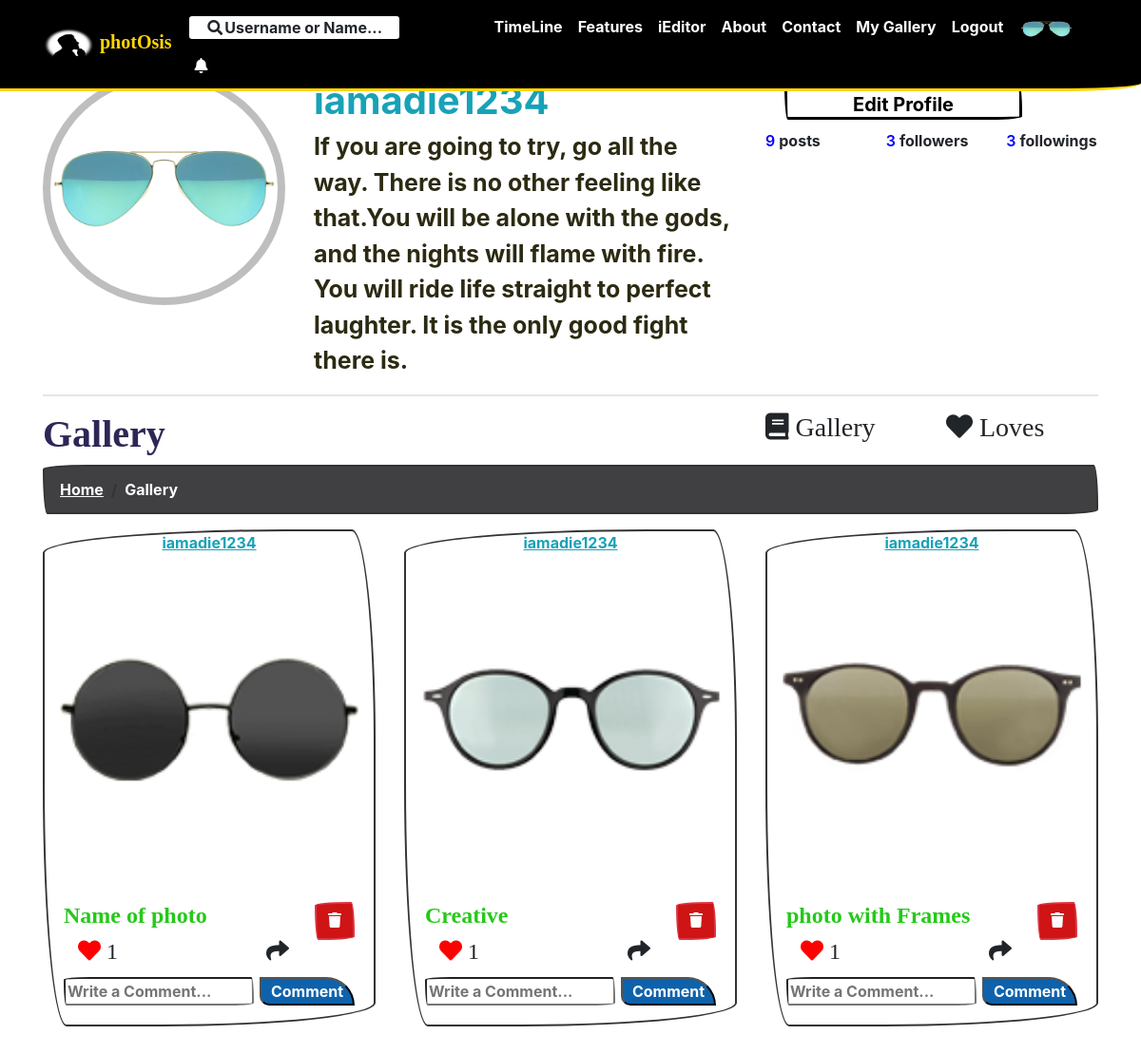
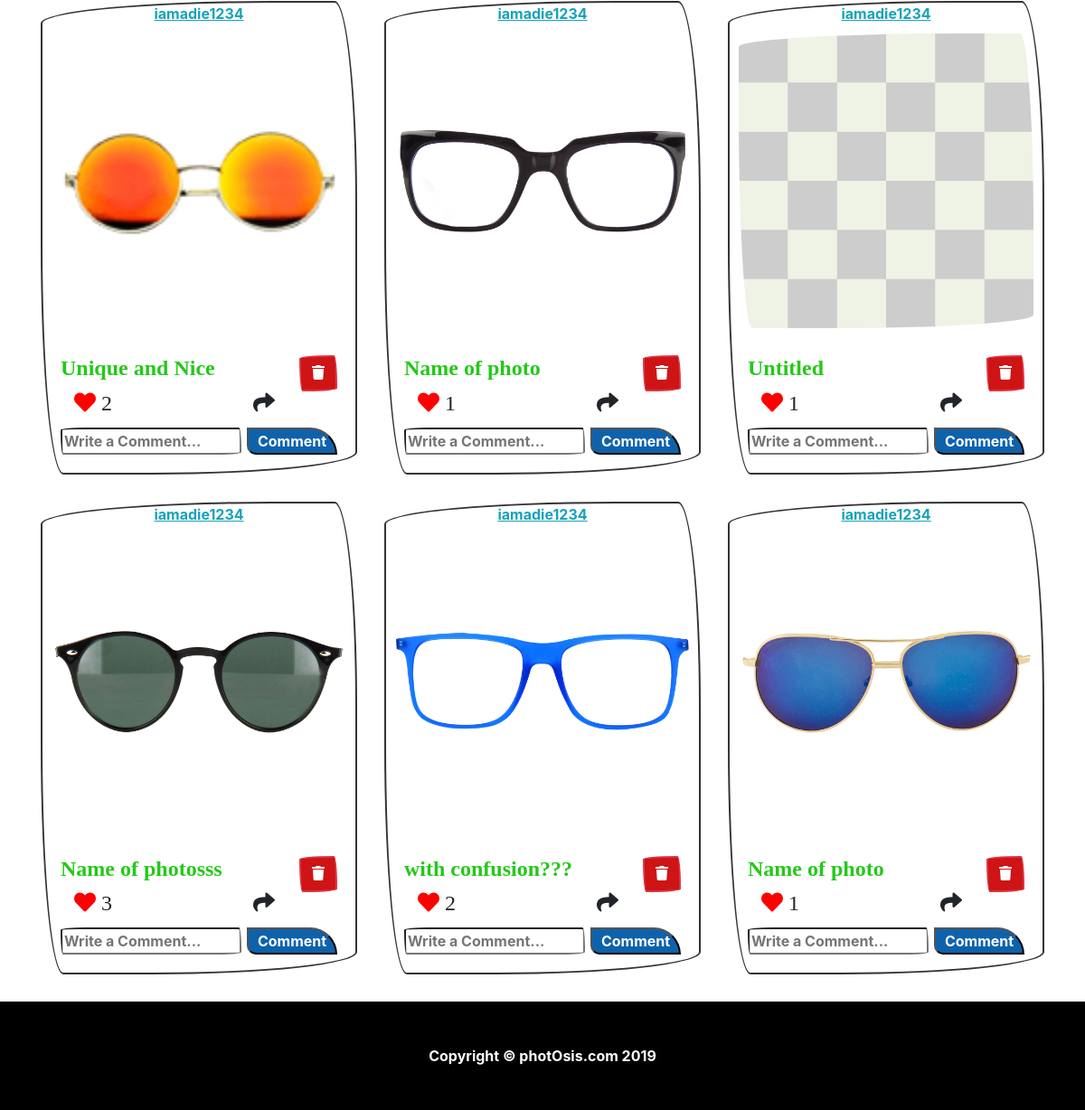
The app's page /my-gallery.php (signed in) with its own data (2 pictures, top to bottom).
### tables this page shows
CREATE TABLE `users` (
  `id` int(11) NOT NULL,
  `name` varchar(100) NOT NULL,
  `username` varchar(100) NOT NULL,
  `email` varchar(100) NOT NULL,
  `password` varchar(100) NOT NULL,
  `fav_quote` varchar(250) NOT NULL,
  `dob` date NOT NULL,
  `gender` int(2) NOT NULL,
  `status` int(2) NOT NULL,
  `profile_pic_status` int(3) NOT NULL,
  `login_status` int(3) NOT NULL
);

CREATE TABLE `user_photos` (
  `id` int(11) NOT NULL,
  `name` varchar(255) NOT NULL,
  `description` varchar(1000) NOT NULL,
  `user_id` int(11) NOT NULL,
  `status` int(11) NOT NULL,
  `time` datetime NOT NULL
);

### dbfiles/db.php (called while the page is built, shortened)
<?php
$db=Array(
	"host"=>"localhost",
	"username"=>"root",
	"password"=>"",
	"name"=>"iEdit"
);
function sql_query($query)
{
	global $db;
	$con=mysqli_connect($db['host'],$db['username'],$db['password'],$db['name']);
	$arr=[];
	$res=mysqli_query($con,$query);
	while ($row=mysqli_fetch_assoc($res)) {
		$arr[]=$row;
	}
	return $arr;
}
?>

### my-gallery.php (the view, shortened to what this page needs)
<?php
require_once "header.php";
$user=sql_query("select * from users where id={$_SESSION['userLogged']}");
$userPhotos=sql_query("SELECT users.id as uid, users.name as uname,  user_photos.description as description, user_photos.name as pname,user_photos.id as pid,username, (case when EXISTS(select * from likes where user_id={$_SESSION['userLogged']} and photo_id=user_photos.id) then 1 else 0 end) as isLiked from user_photos,users where user_photos.user_id = users.id and user_id={$_SESSION['userLogged']} order by user_photos.time desc");
?>
<div class="container">
	<div class="row" style="margin-top:20px">
		<div class="col-lg-3">
			<a href="profile.php"><img class="rounded-circle " style="border:8px solid #bebebf;height:245px;width:255px;" src="<?php echo $profilePic?>">	</a>
		</div>
			<div class="col-lg-5">
				<div  class="text-info" style="font-size:40px; text-decoration:none;">
					<?php
						foreach ($user as $key => $value)
							echo $value['username'];
					?>
				</div>
				<div class="" style="font-size:25px;text-decoration:none;font-weight:bold; color:#232108f5;">
					<?php
						foreach ($user as $key => $value)
							echo $value['fav_quote'];
					?>
				</div>
			</div>
<div class="col-lg-4">
<?php
	if($user[0]['id']== $_SESSION['userLogged'] ){
		echo '<a class="btn btn-primary" href="profile.php"style=";color:black;width:250px;height:40px;margin-top:10px;margin-left:20px;font-weight:bold;font-size:20px; background-color:white; border:3px solid black;"  class="breadcrumb">
						Edit Profile
					</a>';
	}
?>
					<div class="row" style="margin-top:10px">
						<div class="col-lg-4" >
							<span style="font-weight:600; color:blue;">
								<?php
									$total_posts=sql_query("SELECT count(*) as pid from user_photos where user_id = {$_SESSION['userLogged']}");
									foreach ($total_posts as $key => $value)
									{
										echo $value['pid'].' ';
									}
								?>
							</span>posts
						</div>
						<div class="col-lg-4" >
							<span style="font-weight:600; color:blue;">
								<?php
									$total_follower=sql_query("SELECT count(*) as pid from follow where user_id = {$_SESSION['userLogged']}");
									foreach ($total_follower as $key => $value)
									{
										echo $value['pid'].' ';
									}
								?>
							</span>followers
						</div>
						<div class="col-lg-4" >
							<span style="font-weight:600; color:blue;">
								<?php
									$total_following=sql_query("SELECT count(*) as pid from follow where follower_id = {$_SESSION['userLogged']}");
									foreach ($total_following as $key => $value)
									{
										echo $value['pid'].' ';
									}
								?>
							</span>followings
						</div>
					</div>
				</div>
	</div><hr>
    <div class="row">
		<div class="col-lg-8">
			<h1 class="" style="font-weight:bold; color:#2d2756;">Gallery</h1>
		</div>
		<div class="col-lg-2 	" >
				<h3 style="cursor:pointer;" class="active"onclick="window.location='my-gallery.php';"><i class="fa fa-book"></i><?php echo " "?>Gallery</h3>
		</div>
		<div class="col-lg-2 ">
				<h3 style="cursor:pointer;"onclick="window.location='love.php';"><i class="fa fa-heart"></i><?php echo " "?>Loves</h3>
		</div>
    </div>
	<ol class="breadcrumb"style="background-color:#404042">
		<li class="breadcrumb-item">
			<a href="index.php"style="color:white">Home</a>
		</li>
		<li class="breadcrumb-item active"style="color:white">Gallery</li>
	</ol>
	<div class="row">
      	<?php
			foreach ($userPhotos as $key => $value)
			{
				$count=sql_query("select count(photo_id) as like_count from likes where photo_id={$value['pid']} ");
				echo '<div class="gallery col-lg-4 col-sm-6 portfolio-item">
			          <div class="card h-100 rounded">
		                <a href="my-gallery2.php?clicked-id='.$value['uid'].'" class="text-info" style="text-align:center;id="username" text-decoration:none;">'.$value['username'].'</a>
			            <img class="card-img-top rounded" data-id="'.$value['pid'].'" data-desc="'.$value["description"].'" style="padding:10px" src="user_photos/png/'
			            .$value['pid'].'.png" alt="error loading image">
			            <div class="card-body">
			              <h4 class="card-title">
			                <a class="text-left " style="text-decoration:none;text-align:center;font-weight:bold; color:#1bc70ff5;"href="ieditor.php?user_photo='.$value['pid'].'">'.$value['pname'].'</a>
			                <div class="btn btn-danger float-right" style="background-color:#ce1414;"onclick="deleteUserPhoto('.$value['pid'].',this)"><i class="fa fa-trash"></i><small class="d-none d-sm-block"></small></div>
			                <div class="row"  style="margin-top:10px">';
			                if($value['isLiked'] == 1){
			                	echo '
								<div class="col-md-9">
									<div ><i class="fa fa-heart" style="transition: color 0.5s;color:red;" onclick="fnDoUnlike(this,'.$value['pid'].')"> </i>
										<span id="count">'.$count[0]['like_count'].'</span>
									</div>
								</div>';
			                }
							echo '
								<div class="col-md-3">
									<div class=""><i class="fa fa-share" style="transition: color 0.5s;" onclick="fnDoLike(this)"> </i></div>
								</div>
			                </div>
			              </h4>
								<input type="text" id="comment_input"placeholder="Write a Comment..." style="font-weight:bold;width:200px;"><button onclick="writeComment(this,'.$value['pid'].')" id="comment_button"class="" style="border-radius:00px 30px 00px 10px;width:100px;float:right; background-color:#0e62ab;font-weight:bold;color:white">Comment</button>
			            </div>
			          </div>
			        </div>';
			}
		?>
    </div>
		</div>
<div>
<?php
require "footer.php";
?>

### css/modern-business.css (style rules this page uses)
body { padding-top: 54px; }
@media (min-width: 992px) { body { padding-top: 56px; } }
.portfolio-item { margin-bottom: 30px; }

### records on screen
users: username "iamadie1234", fav_quote "If you are going to try, go all the way. There is no other feeling like that.You will be alone with the gods, and the nights will flame with fire. You will ride life straight to perfect laughter. It is the only good fight there is."
user_photos: user.username "iamadie1234", shows a picture, name "Name of photo", like_count "1"
user_photos: user.username "iamadie1234", shows a picture, name "Creative", like_count "1"
user_photos: user.username "iamadie1234", shows a picture, name "photo with Frames", like_count "1"
user_photos: user.username "iamadie1234", shows a picture, name "Unique and Nice", like_count "2"
user_photos: user.username "iamadie1234", shows a picture, name "Name of photo", like_count "1"
user_photos: user.username "iamadie1234", shows a picture, name "Untitled", like_count "1"
user_photos: user.username "iamadie1234", shows a picture, name "Name of photosss", like_count "3"
user_photos: user.username "iamadie1234", shows a picture, name "with confusion???", like_count "2"
user_photos: user.username "iamadie1234", shows a picture, name "Name of photo", like_count "1"

### other values on screen
$value['pid'] "9"
$value['pid'] "3"
